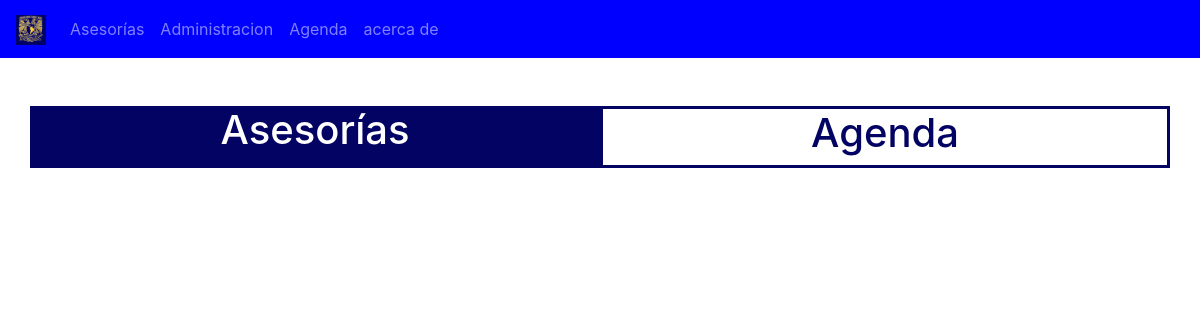
Before: /source/ver_asesorias.php with the older database file.
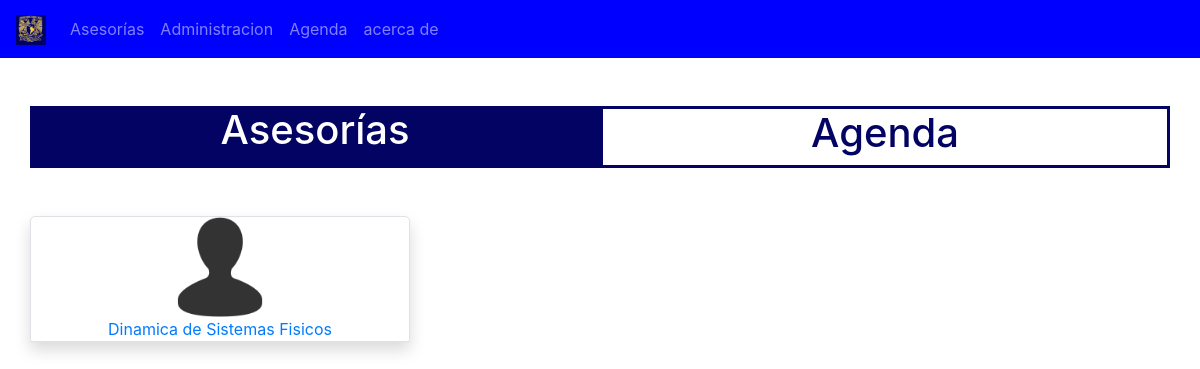
After: the same page with the newer database file.
### tables this page shows
CREATE TABLE `clase` (
  `id_asig` int(80) NOT NULL,
  `nombre_asig` varchar(200) NOT NULL,
  `Tema_asig` varchar(200) NOT NULL,
  `semstre_asig` int(80) NOT NULL
);

### source/ver_asesorias.php (the view, shortened to what this page needs)
<!DOCTYPE html>
<html>
    <head>
        <link rel="stylesheet" type="text/css" href="../css/bootstrap.css">
        <link rel="stylesheet" type="text/css" href="../css_javerim/javerim_style.css">
    </head>
    <body>
        <nav class="navbar navbar-expand-lg navbar-dark bg-jav">
          <a class="navbar-brand" href="#">
            <img src="../img/iconos/unam.jpg" width="30" height="30" alt="">
          </a>
          <div class="collapse navbar-collapse" id="opciones">
            <ul class="navbar-nav">
              <li class="nav-item">
                <a class="nav-link " href="ver_asesorias.php">Asesorías</a>
              </li>
              <li class="nav-item">
                <a class="nav-link" href="Administracion.php">Administracion</a>
              </li>
              <li class="nav-item">
                <a class="nav-link" href="agenda.php">Agenda</a>
              </li>
              <li class="nav-item">
                <a class="nav-link" href="#">acerca de</a>
              </li>
            </ul>
          </div>
        </nav>
        <br><br>
        <div class="container">
          <div class="row">
            <div class="col-6 titulo-act text-center">
              <a href="ver_asesorias.php"><h1 class="text-act">Asesorías</h1></a>
            </div>
            <div class="col-6 titulo-nac text-center">
              <a href="agenda.php"><h1 class="text-nac">Agenda</h1></a>
            </div>
          </div>
        </div>
  <?php
    try {
      $servername = "localhost";
      $username = "root";
      $password = "";
      $dbname = "javerim";
          $conn = new PDO("mysql:host=$servername;dbname=$dbname", $username, $password);
          $conn->setAttribute(PDO::ATTR_ERRMODE, PDO::ERRMODE_EXCEPTION);
          $stmt = $conn->prepare("SELECT nombre_asig FROM clase");
          $stmt->execute();
          $resultado =$stmt->fetchAll();
          }
    catch(PDOException $e) {
      echo "Error: " . $e->getMessage();
    }
  ?>
          <div class="container">
            <div class="row">
                <?php
                $depName = ' ';
                foreach ($resultado as $dato):
                  if($depName != $dato['nombre_asig']){ ?>
                  <div class="col-4 mt-5 border shadow text-center cartas">
                    <a href="tabla_asesores.php?nomMat=<?php echo $dato['nombre_asig'] ?>">
                      <img src="../img/iconos/contacts_3695.ico" height="100" alt="">
                      <br>
                      <?php echo $dato['nombre_asig'] ?> <br>
                    </a>
                  </div>
                  <?php
                  }
                    $depName = $dato['nombre_asig'];
                  ?>
                <?php endforeach ?>
            </div>
          </div>
    </body>
</html>

### css_javerim/javerim_style.css (style rules this page uses)
.bg-jav { text-aling: right; background-color: blue; }
.text-act { color: white; }
.text-nac { color: rgb(3, 3, 100); }
.titulo-nac { border-style: solid; border-color: rgb(3, 3, 100); }
.titulo-act { text-aling: center; background-color: rgb(3, 3, 100); }
a:link { text-decoration: none; }
.cartas { box-shadow: 0 4px 8px 0 rgba(0,0,0,0.2); color: green; border-radius: 5px 5px 0 0; }

Changed rows visible on the page:
added clase: nombre_asig "Dinamica de Sistemas Fisicos"
